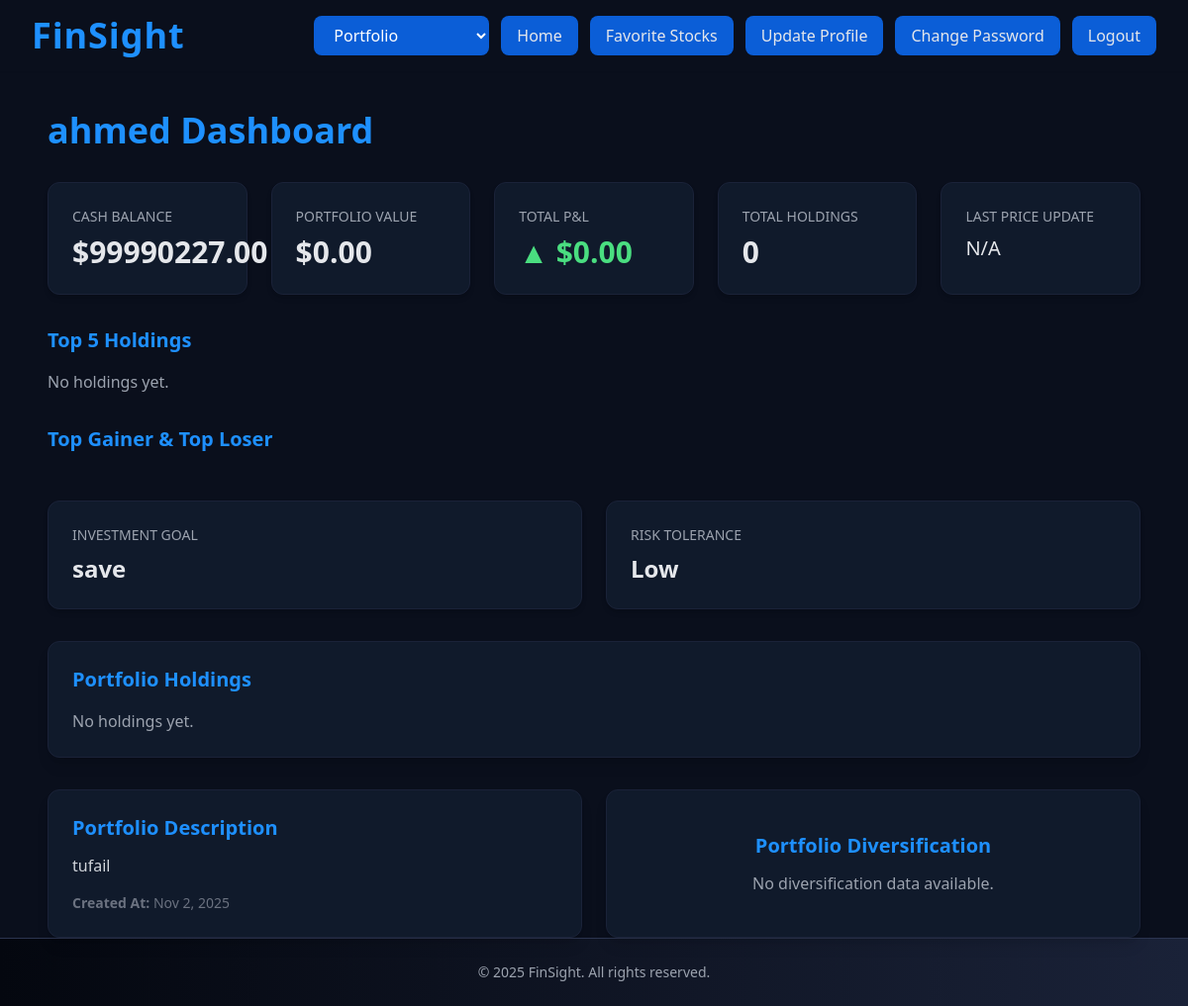
Page /view/ (signed in) on the earlier database version.
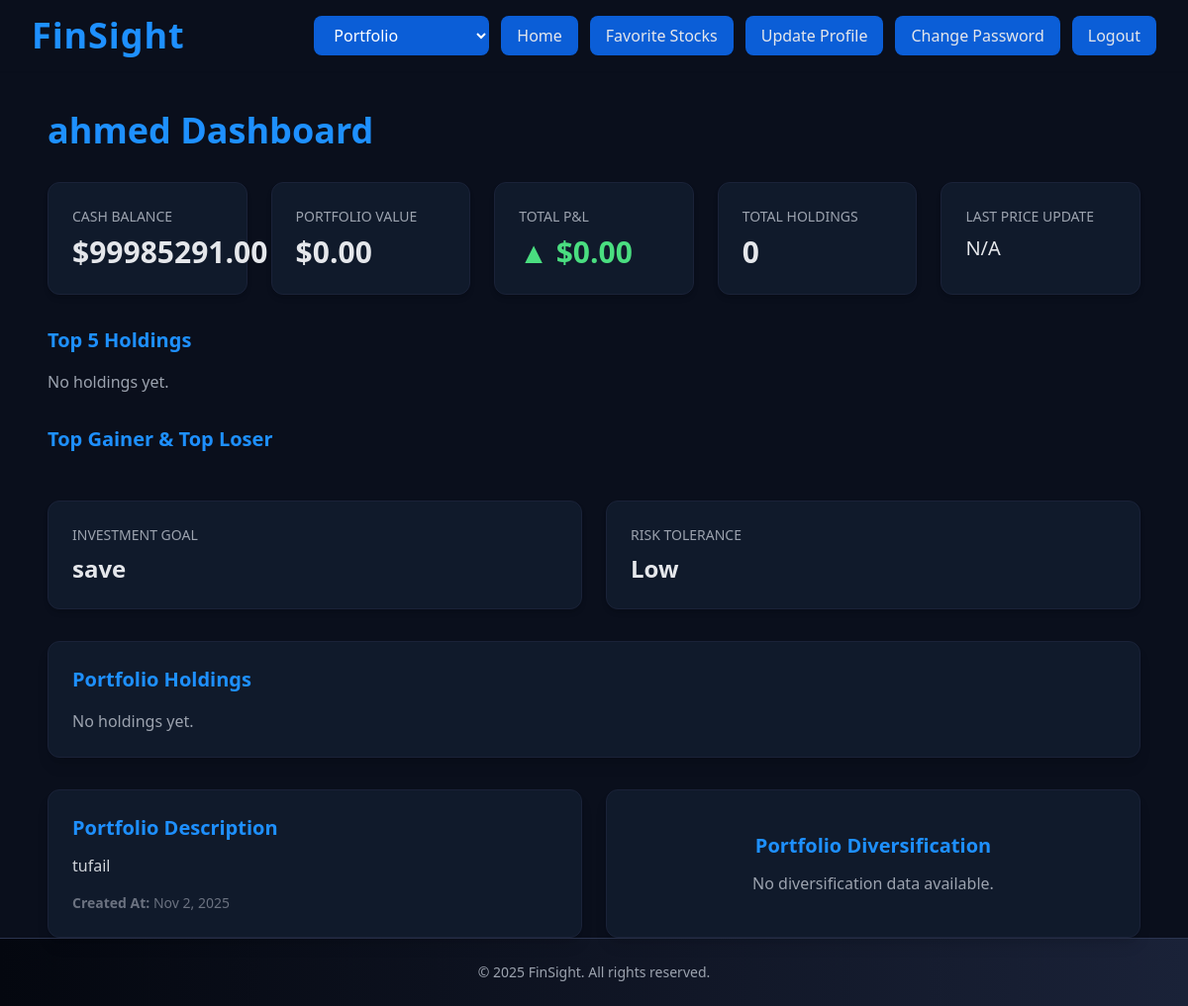
Same page on the later database version.
### FinSight/models.py (models this page shows, shortened)
class Portfolio(models.Model):
    RISK_CHOICES = [
        ('Low', 'Low'),
        ('Medium', 'Medium'),
        ('High', 'High'),
    ]
    user = models.OneToOneField(settings.AUTH_USER_MODEL, on_delete=models.CASCADE)
    name = models.CharField(max_length=100, default="My Portfolio")
    description = models.TextField(blank=True, null=True)
    cashBalance = models.DecimalField(max_digits=12, decimal_places=2, default=Decimal('10000.00'))
    riskTolerance = models.CharField(max_length=10, choices=RISK_CHOICES, default='Medium')
    investmentGoal = models.CharField(max_length=100, default="Long-term growth")
    createdAt = models.DateTimeField(auto_now_add=True)
    diversification = JSONField(default=dict, blank=True)

### FinSight/views.py (the view, shortened to what this page needs)
# urls.py: path('view/', views.viewPortfolio, name='viewPortfolio'),
@login_required
def viewPortfolio(request):
    portfolio = get_object_or_404(Portfolio, user=request.user)
    diversification = portfolio.diversification or {}
    stock_data = []
    total_portfolio_value = Decimal(0)
    total_portfolio_pnl = Decimal(0)
    last_cache_time = None
    favorite_symbols = set(FavoriteStock.objects.filter(user=request.user)
                           .values_list('symbol', flat=True))
    top_gainer = top_loser = None
    if stock_data:
        top_gainer = max(stock_data, key=lambda x: x['pnl'])
        top_loser = min(stock_data, key=lambda x: x['pnl'])
    sorted_by_value = sorted(stock_data, key=lambda x: x['holding_value'], reverse=True)
    top5 = sorted_by_value[:5]
    top5_with_value_pct = []
    context = {
        'portfolio': portfolio,
        'diversification': diversification,
        'stock_data': stock_data,
        'total_portfolio_value': round(total_portfolio_value, 2),
        'total_portfolio_pnl': round(total_portfolio_pnl, 2),
        'last_cache_time': last_cache_time,
        'top5': top5_with_value_pct,
        'favorite_symbols': favorite_symbols,
        'top_gainer': top_gainer,
        'top_loser': top_loser,
    }
    return render(request, 'viewPortfolio.html', context)

### FinSight/templates/viewPortfolio.html (shortened to what the changed rows need)
{% load static %}
<!DOCTYPE html>
<html lang="en">
<head>
  <script src="https://cdn.tailwindcss.com"></script>
</head>
<body class="bg-[#0a0f1c] text-gray-200 font-sans">
<main class="pt-28 px-6 md:px-12 space-y-8">
  <h1 class="text-3xl md:text-4xl font-extrabold text-[#1e90ff] mb-6">{{ portfolio.name }} Dashboard</h1>
  <section class="grid md:grid-cols-5 gap-6">
    <div class="card-hover bg-[#101a2b] rounded-xl p-6 shadow-md border border-[#1a2238] flex flex-col items-start">
      <span class="text-gray-400 uppercase text-sm mb-2">Cash Balance</span>
      <span class="text-2xl md:text-3xl font-bold">${{ portfolio.cashBalance }}</span>
    </div>
    <div class="card-hover bg-[#101a2b] rounded-xl p-6 shadow-md border border-[#1a2238] flex flex-col items-start">
    </div>
    <div class="card-hover bg-[#101a2b] rounded-xl p-6 shadow-md border border-[#1a2238] flex flex-col items-start">
    </div>
    <div class="card-hover bg-[#101a2b] rounded-xl p-6 shadow-md border border-[#1a2238] flex flex-col items-start">
    </div>
    <div class="card-hover bg-[#101a2b] rounded-xl p-6 shadow-md border border-[#1a2238] flex flex-col items-start">
    </div>
  </section>
  <section class="mt-2">
    <h2 class="text-xl font-bold text-[#1e90ff] mb-4">Top 5 Holdings</h2>
    <div class="grid grid-cols-1 sm:grid-cols-2 lg:grid-cols-5 gap-4">
    </div>
  </section>
  <section class="mt-8">
    <h2 class="text-xl font-bold text-[#1e90ff] mb-4">Top Gainer & Top Loser</h2>
  </section>
  <section class="grid md:grid-cols-2 gap-6">
    <div class="card-hover bg-[#101a2b] rounded-xl p-6 shadow-md border border-[#1a2238] flex flex-col">
      <span class="text-gray-400 uppercase text-sm mb-2">Investment Goal</span>
      <span class="text-2xl font-bold">{{ portfolio.investmentGoal }}</span>
    </div>
    <div class="card-hover bg-[#101a2b] rounded-xl p-6 shadow-md border border-[#1a2238] flex flex-col">
      <span class="text-gray-400 uppercase text-sm mb-2">Risk Tolerance</span>
      <span class="text-2xl font-bold">{{ portfolio.riskTolerance }}</span>
    </div>
  </section>
  <section class="bg-[#101a2b] rounded-xl p-6 shadow-lg border border-[#1a2238] overflow-x-auto">
    <h2 class="text-xl font-bold text-[#1e90ff] mb-4">Portfolio Holdings</h2>
    {% if stock_data %}
    <table class="min-w-full table-auto border-collapse">
      <thead>
        <tr>
          <th>Symbol</th>
          <th>Qty</th>
          <th>Avg Buy</th>
          <th>Current Price</th>
          <th>Value</th>
          <th>P&L</th>
          <th>% of Portfolio</th>
        </tr>
      </thead>
      <tbody>
        {% for stock in stock_data %}
        {% with stock_pnl=stock.pnl|floatformat:"2" %}
        <tr class="hover:bg-[#0d1323] transition-all">
          <td class="flex items-center justify-center space-x-2">
            <div>{{ stock.symbol }}</div>
            <div>
              {% if stock.symbol in favorite_symbols %}
              <form action="{% url 'removeFavoriteStock' %}" method="post" style="display:inline;">
                {% csrf_token %}
                <input type="hidden" name="symbol" value="{{ stock.symbol }}">
                <button class="fav-button text-yellow-400" title="Remove favorite">★</button>
              </form>
              {% else %}
              <form action="{% url 'addFavoriteStock' %}" method="post" style="display:inline;">
                {% csrf_token %}
                <input type="hidden" name="symbol" value="{{ stock.symbol }}">
                <input type="hidden" name="name" value="{{ stock.symbol }}">
                <button class="fav-button text-gray-400" title="Add favorite">☆</button>
              </form>
              {% endif %}
            </div>
          </td>
          <td>{{ stock.owned_qty }}</td>
          <td>${{ stock.avg_buy_price }}</td>
          <td>${{ stock.current_price }}</td>
          <td>${{ stock.holding_value }}</td>
          <td class="font-bold {% if stock_pnl|stringformat:"s"|slice:":1" != "-" %}text-green-400{% else %}text-red-500{% endif %}">
            {% if stock_pnl|stringformat:"s"|slice:":1" != "-" %}▲{% else %}▼{% endif %} ${{ stock.pnl }}
          </td>
          <td>
            <div class="bg-gray-700 rounded-full h-3 w-full">
              <div class="progress-bar" style="width: {{ stock.percent }}%"></div>
            </div>
          </td>
        </tr>
        {% endwith %}
        {% endfor %}
      </tbody>
    </table>
    {% else %}
      <p class="text-gray-400">No holdings yet.</p>
    {% endif %}
  </section>
  <section class="grid md:grid-cols-2 gap-6">
    <div class="bg-[#101a2b] rounded-xl p-6 shadow-lg border border-[#1a2238] max-h-72 overflow-y-auto">
      <h3 class="text-xl font-bold text-[#1e90ff] mb-3">Portfolio Description</h3>
      <p class="text-gray-300 mb-4">{{ portfolio.description }}</p>
      <p class="text-gray-500 text-sm"><strong>Created At:</strong> {{ portfolio.createdAt|date:"M j, Y" }}</p>
    </div>
    <div class="bg-[#101a2b] rounded-xl p-6 shadow-lg border border-[#1a2238] flex flex-col items-center justify-center">
    </div>
  </section>
</main>
</body>
</html>

Differences in the rows shown:
changed Portfolio "ahmed": cashBalance "99990227.00" → "99985291.00"
